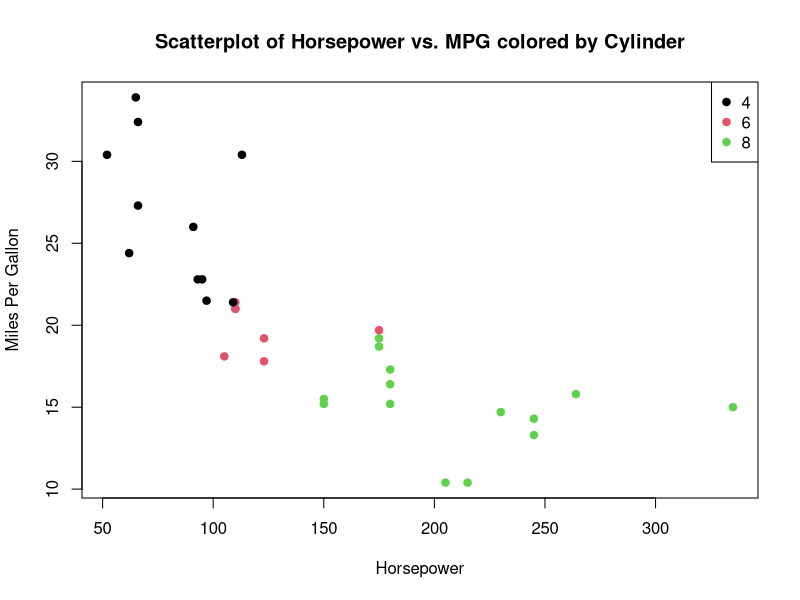

The R script that drew this image:
# Calculate correlation
correlation <- cor(mtcars$hp, mtcars$mpg)
print(paste("Correlation between horsepower and MPG:", correlation))

# Creating a scatterplot colored by the number of cylinders
colors <- as.factor(mtcars$cyl)
plot(mtcars$hp, mtcars$mpg,
     main = "Scatterplot of Horsepower vs. MPG colored by Cylinder",
     xlab = "Horsepower",
     ylab = "Miles Per Gallon",
     pch = 19,
     col = colors)

legend("topright", legend = levels(colors),
       col = 1:length(levels(colors)), pch = 19)
